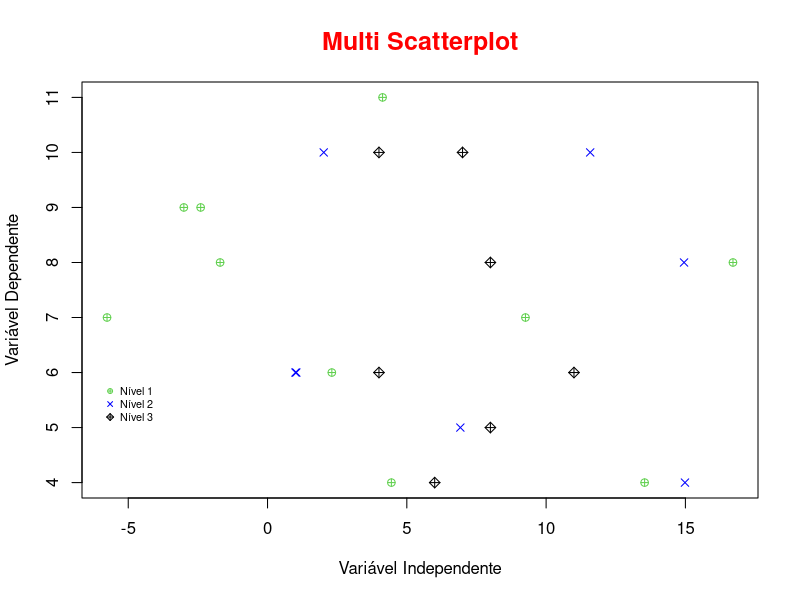

Recreate this plot in R.
# Scatterplots



# Define os dados
set.seed(67)
x = rnorm(10,5,7)
y = rpois(10,7)
z = rnorm(10,6,7)
t = rpois(10,9)


# Cria o Plot
plot(x, y, col = 123, pch = 10, main = "Multi Scatterplot",
     col.main = "red", cex.main = 1.5, xlab = "Variável Independente", 
     ylab = "Variável Dependente")

# Adiciona outros dados 
points(z, t, col = "blue", pch = 4)

# Adiciona outros dados 
points(y, t, col = 777, pch = 9)

# Cria legenda
legend(-6,5.9, legend = c("Nível 1", "Nível 2", "Nível 3"),
       col = c(123, "blue", 777), pch = c(10,4,9),
       cex = 0.65, bty = "n")




